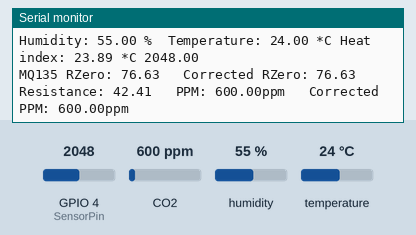
A sketch run on a simulated ESP32. Shown: the last lines printed to the serial monitor. The inputs (shaded band) are chosen by the test bench; at power-on: CO2 600 ppm, humidity 55 %, GPIO 4 (SensorPin) = 2048, temperature 24 °C.

Above: at 1.2 s.
1.3 s: CO2 set to 452 ppm
At 2.6 s:
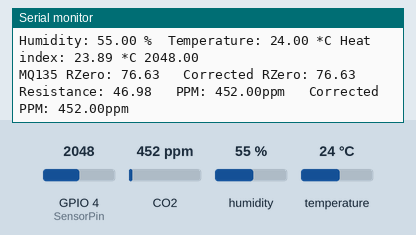
2.8 s: humidity set to 22 %
At 3.9 s:
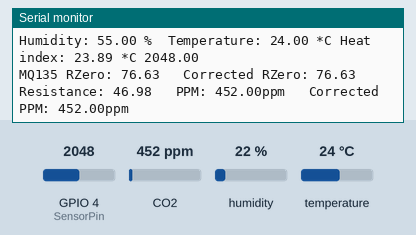
4.3 s: GPIO 4 (SensorPin) set to 2866
At 5.5 s:
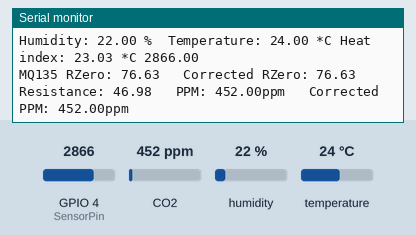
5.8 s: temperature set to 12 °C
At 6.8 s:
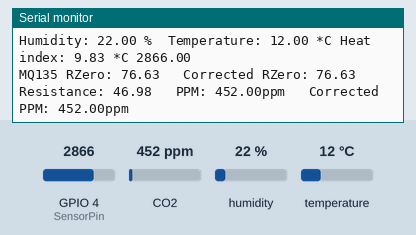
7.3 s: CO2 set to 1050 ppm
At 8.6 s:
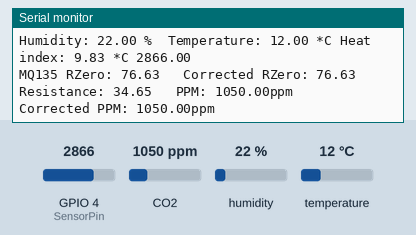
8.8 s: GPIO 4 (SensorPin) set to 3972
At 9.9 s:
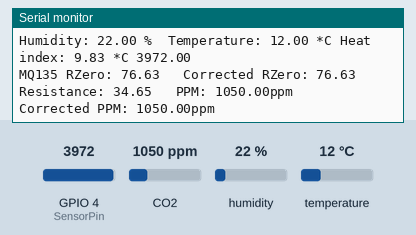
Timing chart, 0 to 11.3 s (numbered marks = the images above; inputs shaded):
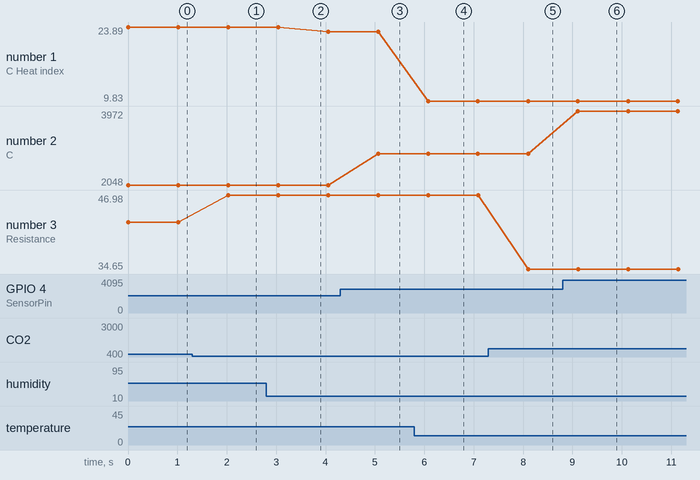

Measured:
- after the input at 1.3 s, the serial monitor: prints a new line after 0.73 s (image 1)
- after the input at 4.3 s, the serial monitor: prints a new line after 0.76 s (image 3)
- after the input at 5.8 s, the serial monitor: prints a new line after 0.28 s (image 4)
- after the input at 7.3 s, the serial monitor: prints a new line after 0.80 s (image 5)
- after the input at 8.8 s, the serial monitor: prints a new line after 0.31 s (image 6)
- plotted number 1: 23.89 → 23.03 after the input at 2.8 s, 23.03 → 9.83 after the input at 5.8 s
- plotted number 2: 2048 → 2866 after the input at 4.3 s, 2866 → 3972 after the input at 8.8 s
- plotted number 3: 42.41 → 46.98 after the input at 1.3 s, 46.98 → 34.65 after the input at 7.3 s

The sketch:

ESP32_SerialMonitor_with_sensors.ino
```cpp
#include <MQ135.h>
#include <DHT.h>

#define DHTPIN 5
#define DHTTYPE DHT22
#define SensorPin 4 //Capacitive Sens
#define PIN_MQ135 2

MQ135 mq135_sensor(PIN_MQ135);
DHT dht(DHTPIN, DHTTYPE);
float temperature, humidity; // Temp and Humid floats, will be measured by the DHT


void setup() {
  // put your setup code here, to run once:
  Serial.begin(115200);
  dht.begin();
}

void loop() {
  // put your main code here, to run repeatedly:
  //DHT Here
  float humidity = dht.readHumidity();
  float temperature = dht.readTemperature();
  float hic = dht.computeHeatIndex(temperature, humidity, false);
  // Check if any reads failed and exit early (to try again).
  if (isnan(humidity) || isnan(temperature)) {
    Serial.println(F("Failed to read from DHT sensor!"));
    return;
  }
  //DHT22 Output
  Serial.print("Humidity: ");
  Serial.print(humidity);
  Serial.print(" %\t");
  Serial.print("Temperature: ");
  Serial.print(temperature);
  Serial.print(" *C ");
  Serial.print("Heat index: ");
  Serial.print(hic);
  Serial.print(" *C ");

  //CapSense Test
  float sensorValue = analogRead(SensorPin);
  Serial.println(sensorValue);

  //MQ-135 Here
  float rzero = mq135_sensor.getRZero();
  float correctedRZero = mq135_sensor.getCorrectedRZero(temperature, humidity);
  float resistance = mq135_sensor.getResistance();
  float ppm = mq135_sensor.getPPM();
  float correctedPPM = mq135_sensor.getCorrectedPPM(temperature, humidity);
  //MQ Output
  Serial.print("MQ135 RZero: ");
  Serial.print(rzero);
  Serial.print("\t Corrected RZero: ");
  Serial.print(correctedRZero);
  Serial.print("\t Resistance: ");
  Serial.print(resistance);
  Serial.print("\t PPM: ");
  Serial.print(ppm);
  Serial.print("ppm");
  Serial.print("\t Corrected PPM: ");
  Serial.print(correctedPPM);
  Serial.println("ppm");

  delay(1000);
}
```
